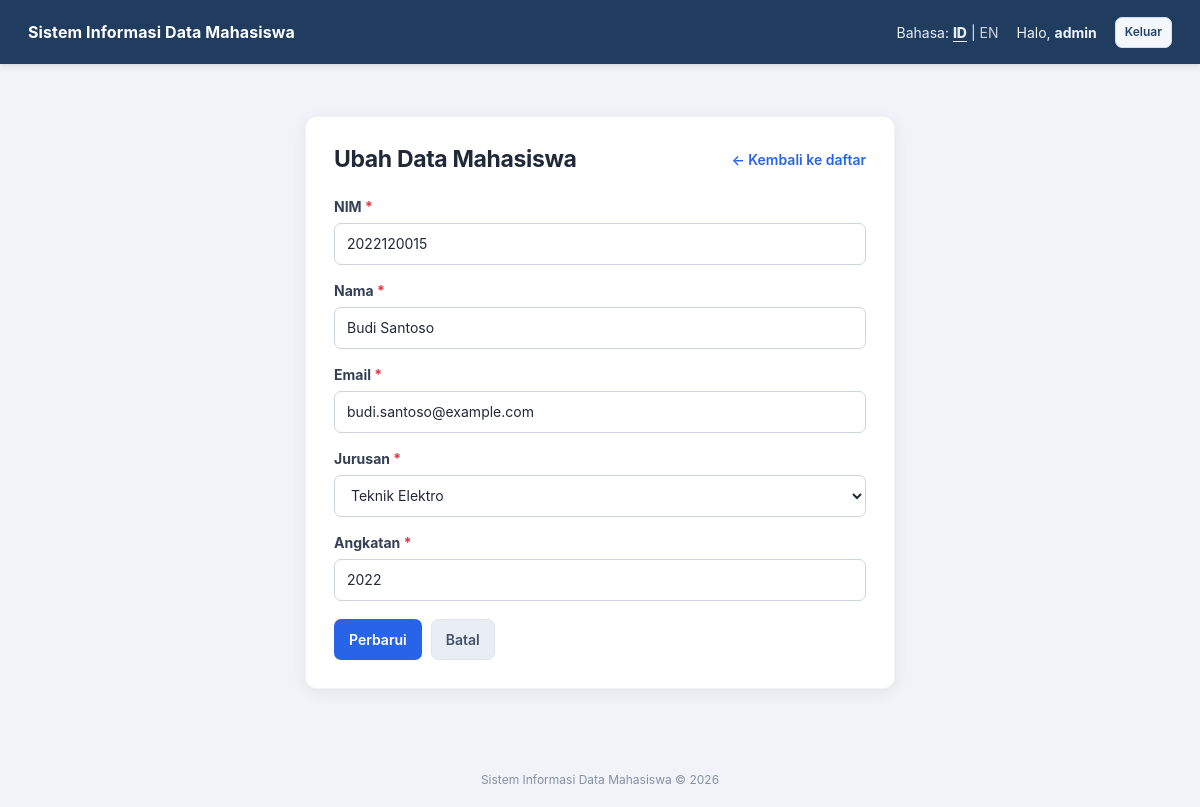
Page /Program/edit.php?id=1 (signed in) on the committed database.
### tables this page shows
CREATE TABLE IF NOT EXISTS mahasiswa (
    id INT UNSIGNED AUTO_INCREMENT PRIMARY KEY,
    nim VARCHAR(10) NOT NULL UNIQUE,
    nama VARCHAR(100) NOT NULL,
    email VARCHAR(100) NOT NULL,
    jurusan VARCHAR(100) NOT NULL,
    angkatan YEAR NOT NULL,
    created_at TIMESTAMP NOT NULL DEFAULT CURRENT_TIMESTAMP
);

### Program/includes/functions.php (called while the page is built, shortened)
<?php
function e($value): string
{
    return htmlspecialchars((string) $value, ENT_QUOTES | ENT_SUBSTITUTE, 'UTF-8');
}
function t(string $key): string
{
    $lang = $_SESSION['lang'] ?? 'id';
    return $translations[$lang][$key] ?? $key;
}

### Program/includes/student_form.php (the view, shortened to what this page needs)
<?php
$student = $student ?? ['nim' => '', 'nama' => '', 'email' => '', 'jurusan' => '', 'angkatan' => date('Y')];
$majors = ['Teknik Informatika', 'Sistem Informasi', 'Teknik Elektro', 'Manajemen Informatika', 'Ilmu Komunikasi', 'Akuntansi'];
?>
<form method="POST" class="form-stack" novalidate>
    <div class="form-group">
        <label for="nim"><?= e(t('nim')) ?> <span class="required">*</span></label>
        <input id="nim" name="nim" type="text" maxlength="10" value="<?= e($student['nim']) ?>" required autocomplete="off">
    </div>
    <div class="form-group">
        <label for="nama"><?= e(t('name')) ?> <span class="required">*</span></label>
        <input id="nama" name="nama" type="text" maxlength="100" value="<?= e($student['nama']) ?>" required>
    </div>
    <div class="form-group">
        <label for="email"><?= e(t('email')) ?> <span class="required">*</span></label>
        <input id="email" name="email" type="email" maxlength="100" value="<?= e($student['email']) ?>" required>
    </div>
    <div class="form-group">
        <label for="jurusan"><?= e(t('major')) ?> <span class="required">*</span></label>
        <select id="jurusan" name="jurusan" required>
            <?php foreach ($majors as $major): ?>
                <option value="<?= e($major) ?>" <?= $student['jurusan'] === $major ? 'selected' : '' ?>><?= e($major) ?></option>
            <?php endforeach; ?>
        </select>
    </div>
    <div class="form-group">
        <label for="angkatan"><?= e(t('year')) ?> <span class="required">*</span></label>
        <input id="angkatan" name="angkatan" type="number" min="2000" max="<?= (int) date('Y') + 1 ?>" value="<?= e($student['angkatan']) ?>" required>
    </div>
    <div class="form-actions">
        <button type="submit" class="btn btn-primary"><?= e($formButton ?? t('save')) ?></button>
        <a href="index.php" class="btn btn-secondary"><?= e(t('cancel')) ?></a>
    </div>
</form>

### Program/assets/css/style.css (style rules this page uses)
:root { --navy: #203d60; --navy-dark: #172f4d; --blue: #2864e8; --blue-hover: #1e50c4; --bg: #f1f3f8; --surface: #ffffff; --text: #202938; --muted: #718096; --border: #dce2eb; --danger: #dc3545; --success: #16794b; --shadow: 0 4px 16px rgba(24, 39, 75, .07); }
* { box-sizing: border-box; }
body { margin: 0; min-height: 100vh; display: flex; flex-direction: column; background: var(--bg); color: var(--text); font-family: Inter, ui-sans-serif, system-ui, -apple-system, "Segoe UI", sans-serif; font-size: 14px; line-height: 1.5; }
a { color: inherit; }
input, select { width: 100%; min-height: 42px; padding: 9px 12px; border: 1px solid #cbd4e1; border-radius: 7px; background: #fff; color: var(--text); font: inherit; outline: none; transition: border-color .15s, box-shadow .15s; }
.form-stack { display: flex; flex-direction: column; gap: 15px; }
.form-group { display: flex; flex-direction: column; gap: 6px; }
.form-group label { font-weight: 650; color: #344054; }
.required { color: var(--danger); }
.btn { display: inline-flex; justify-content: center; align-items: center; gap: 6px; min-height: 40px; padding: 9px 14px; border: 1px solid transparent; border-radius: 7px; text-decoration: none; font: inherit; font-weight: 600; cursor: pointer; white-space: nowrap; transition: background .15s, border-color .15s, transform .08s; }
.btn-primary { color: #fff; background: var(--blue); }
.btn-secondary { color: #42526b; background: #e9edf4; border-color: #e1e6ee; }
.form-actions { display: flex; gap: 9px; margin-top: 3px; }

### rows in the picture
mahasiswa: nim "2022120015", nama "Budi Santoso", email "budi.santoso@example.com", angkatan "2022"

### other values in the picture
APP_NAME "Sistem Informasi Data Mahasiswa"
t('language') "Bahasa"
t('hello') "Halo"
$currentUser "admin"
t('logout') "Keluar"
t('edit_student') "Ubah Data Mahasiswa"
t('back') "Kembali ke daftar"
t('nim') "NIM"
t('name') "Nama"
t('email') "Email"
t('major') "Jurusan"
t('year') "Angkatan"
$formButton "Perbarui"
t('cancel') "Batal"
t('footer') "Sistem Informasi Data Mahasiswa"
